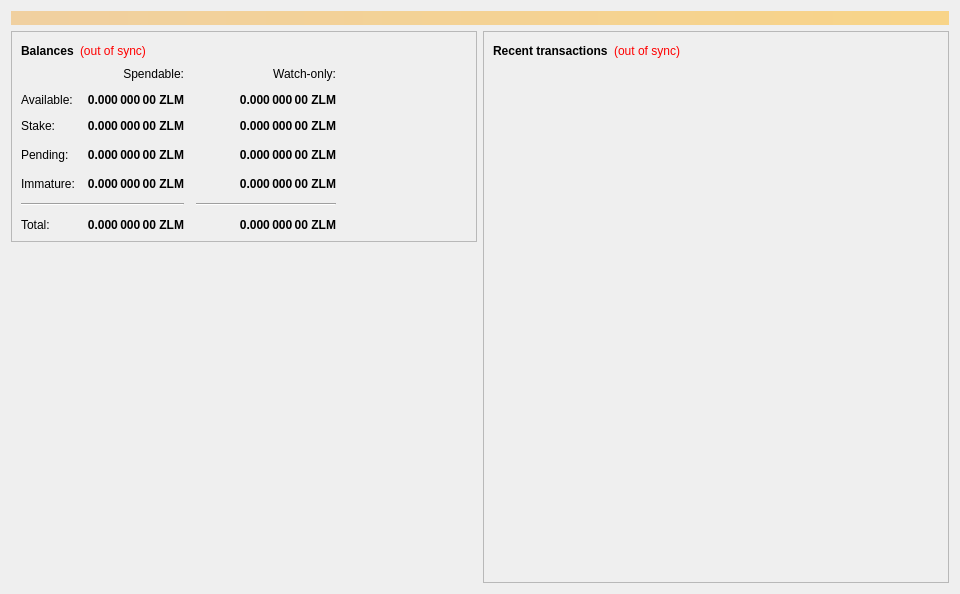
<?xml version="1.0" encoding="UTF-8"?>
<ui version="4.0">
 <class>OverviewPage</class>
 <widget class="QWidget" name="OverviewPage">
  <property name="geometry">
   <rect>
    <x>0</x>
    <y>0</y>
    <width>960</width>
    <height>594</height>
   </rect>
  </property>
  <property name="minimumSize">
   <size>
    <width>960</width>
    <height>0</height>
   </size>
  </property>
  <property name="windowTitle">
   <string>Form</string>
  </property>
  <property name="styleSheet">
   <string notr="true"/>
  </property>
  <layout class="QVBoxLayout" name="topLayout">
   <item>
    <widget class="QLabel" name="labelAlerts">
     <property name="visible">
      <bool>false</bool>
     </property>
     <property name="styleSheet">
      <string notr="true">background-color: qlineargradient(x1: 0, y1: 0, x2: 1, y2: 0, stop:0 #F0D0A0, stop:1 #F8D488); color:#000000;</string>
     </property>
     <property name="wordWrap">
      <bool>true</bool>
     </property>
     <property name="margin">
      <number>3</number>
     </property>
    </widget>
   </item>
   <item>
    <layout class="QHBoxLayout" name="horizontalLayout" stretch="1,1">
     <item>
      <layout class="QVBoxLayout" name="verticalLayout_2">
       <item>
        <widget class="QFrame" name="frame">
         <property name="frameShape">
          <enum>QFrame::StyledPanel</enum>
         </property>
         <property name="frameShadow">
          <enum>QFrame::Raised</enum>
         </property>
         <layout class="QVBoxLayout" name="verticalLayout_4">
          <item>
           <layout class="QHBoxLayout" name="horizontalLayout_4">
            <item>
             <widget class="QLabel" name="label_5">
              <property name="font">
               <font>
                <weight>75</weight>
                <bold>true</bold>
               </font>
              </property>
              <property name="text">
               <string>Balances</string>
              </property>
             </widget>
            </item>
            <item>
             <widget class="QLabel" name="labelWalletStatus">
              <property name="cursor">
               <cursorShape>WhatsThisCursor</cursorShape>
              </property>
              <property name="toolTip">
               <string>The displayed information may be out of date. Your wallet automatically synchronizes with the Zalem-Coin network after a connection is established, but this process has not completed yet.</string>
              </property>
              <property name="styleSheet">
               <string notr="true">QLabel { color: red; }</string>
              </property>
              <property name="text">
               <string notr="true">(out of sync)</string>
              </property>
              <property name="alignment">
               <set>Qt::AlignLeading|Qt::AlignLeft|Qt::AlignVCenter</set>
              </property>
             </widget>
            </item>
            <item>
             <spacer name="horizontalSpacer_3">
              <property name="orientation">
               <enum>Qt::Horizontal</enum>
              </property>
              <property name="sizeHint" stdset="0">
               <size>
                <width>40</width>
                <height>20</height>
               </size>
              </property>
             </spacer>
            </item>
           </layout>
          </item>
          <item>
           <layout class="QGridLayout" name="gridLayout">
            <property name="spacing">
             <number>12</number>
            </property>
            <item row="3" column="2">
             <widget class="QLabel" name="labelWatchPending">
              <property name="font">
               <font>
                <weight>75</weight>
                <bold>true</bold>
               </font>
              </property>
              <property name="cursor">
               <cursorShape>IBeamCursor</cursorShape>
              </property>
              <property name="toolTip">
               <string>Unconfirmed transactions to watch-only addresses</string>
              </property>
              <property name="text">
               <string notr="true">0.000 000 00 ZLM</string>
              </property>
              <property name="alignment">
               <set>Qt::AlignRight|Qt::AlignTrailing|Qt::AlignVCenter</set>
              </property>
              <property name="textInteractionFlags">
               <set>Qt::LinksAccessibleByMouse|Qt::TextSelectableByKeyboard|Qt::TextSelectableByMouse</set>
              </property>
             </widget>
            </item>
            <item row="3" column="1">
             <widget class="QLabel" name="labelUnconfirmed">
              <property name="font">
               <font>
                <weight>75</weight>
                <bold>true</bold>
               </font>
              </property>
              <property name="cursor">
               <cursorShape>IBeamCursor</cursorShape>
              </property>
              <property name="toolTip">
               <string>Total of transactions that have yet to be confirmed, and do not yet count toward the spendable balance</string>
              </property>
              <property name="text">
               <string notr="true">0.000 000 00 ZLM</string>
              </property>
              <property name="alignment">
               <set>Qt::AlignRight|Qt::AlignTrailing|Qt::AlignVCenter</set>
              </property>
              <property name="textInteractionFlags">
               <set>Qt::LinksAccessibleByMouse|Qt::TextSelectableByKeyboard|Qt::TextSelectableByMouse</set>
              </property>
             </widget>
            </item>
            <item row="4" column="2">
             <widget class="QLabel" name="labelWatchImmature">
              <property name="font">
               <font>
                <weight>75</weight>
                <bold>true</bold>
               </font>
              </property>
              <property name="cursor">
               <cursorShape>IBeamCursor</cursorShape>
              </property>
              <property name="toolTip">
               <string>Mined balance in watch-only addresses that has not yet matured</string>
              </property>
              <property name="text">
               <string notr="true">0.000 000 00 ZLM</string>
              </property>
              <property name="alignment">
               <set>Qt::AlignRight|Qt::AlignTrailing|Qt::AlignVCenter</set>
              </property>
              <property name="textInteractionFlags">
               <set>Qt::LinksAccessibleByMouse|Qt::TextSelectableByKeyboard|Qt::TextSelectableByMouse</set>
              </property>
             </widget>
            </item>
            <item row="5" column="0" colspan="2">
             <widget class="Line" name="lineSpendableBalance">
              <property name="sizePolicy">
               <sizepolicy hsizetype="MinimumExpanding" vsizetype="Fixed">
                <horstretch>0</horstretch>
                <verstretch>0</verstretch>
               </sizepolicy>
              </property>
              <property name="orientation">
               <enum>Qt::Horizontal</enum>
              </property>
             </widget>
            </item>
            <item row="5" column="2">
             <widget class="Line" name="lineWatchBalance">
              <property name="sizePolicy">
               <sizepolicy hsizetype="Preferred" vsizetype="Fixed">
                <horstretch>0</horstretch>
                <verstretch>0</verstretch>
               </sizepolicy>
              </property>
              <property name="minimumSize">
               <size>
                <width>140</width>
                <height>0</height>
               </size>
              </property>
              <property name="orientation">
               <enum>Qt::Horizontal</enum>
              </property>
             </widget>
            </item>
            <item row="6" column="0">
             <widget class="QLabel" name="labelTotalText">
              <property name="text">
               <string>Total:</string>
              </property>
             </widget>
            </item>
            <item row="4" column="1">
             <widget class="QLabel" name="labelImmature">
              <property name="font">
               <font>
                <weight>75</weight>
                <bold>true</bold>
               </font>
              </property>
              <property name="cursor">
               <cursorShape>IBeamCursor</cursorShape>
              </property>
              <property name="toolTip">
               <string>Mined balance that has not yet matured</string>
              </property>
              <property name="text">
               <string notr="true">0.000 000 00 ZLM</string>
              </property>
              <property name="alignment">
               <set>Qt::AlignRight|Qt::AlignTrailing|Qt::AlignVCenter</set>
              </property>
              <property name="textInteractionFlags">
               <set>Qt::LinksAccessibleByMouse|Qt::TextSelectableByKeyboard|Qt::TextSelectableByMouse</set>
              </property>
             </widget>
            </item>
            <item row="3" column="3">
             <spacer name="horizontalSpacer_2">
              <property name="orientation">
               <enum>Qt::Horizontal</enum>
              </property>
              <property name="sizeHint" stdset="0">
               <size>
                <width>40</width>
                <height>20</height>
               </size>
              </property>
             </spacer>
            </item>
            <item row="4" column="0">
             <widget class="QLabel" name="labelImmatureText">
              <property name="text">
               <string>Immature:</string>
              </property>
             </widget>
            </item>
            <item row="6" column="1">
             <widget class="QLabel" name="labelTotal">
              <property name="font">
               <font>
                <weight>75</weight>
                <bold>true</bold>
               </font>
              </property>
              <property name="cursor">
               <cursorShape>IBeamCursor</cursorShape>
              </property>
              <property name="toolTip">
               <string>Your current total balance</string>
              </property>
              <property name="text">
               <string notr="true">0.000 000 00 ZLM</string>
              </property>
              <property name="alignment">
               <set>Qt::AlignRight|Qt::AlignTrailing|Qt::AlignVCenter</set>
              </property>
              <property name="textInteractionFlags">
               <set>Qt::LinksAccessibleByMouse|Qt::TextSelectableByKeyboard|Qt::TextSelectableByMouse</set>
              </property>
             </widget>
            </item>
            <item row="6" column="2">
             <widget class="QLabel" name="labelWatchTotal">
              <property name="font">
               <font>
                <weight>75</weight>
                <bold>true</bold>
               </font>
              </property>
              <property name="cursor">
               <cursorShape>IBeamCursor</cursorShape>
              </property>
              <property name="toolTip">
               <string>Current total balance in watch-only addresses</string>
              </property>
              <property name="text">
               <string notr="true">0.000 000 00 ZLM</string>
              </property>
              <property name="alignment">
               <set>Qt::AlignRight|Qt::AlignTrailing|Qt::AlignVCenter</set>
              </property>
              <property name="textInteractionFlags">
               <set>Qt::LinksAccessibleByMouse|Qt::TextSelectableByKeyboard|Qt::TextSelectableByMouse</set>
              </property>
             </widget>
            </item>
            <item row="0" column="2">
             <widget class="QLabel" name="labelWatchonly">
              <property name="text">
               <string>Watch-only:</string>
              </property>
              <property name="alignment">
               <set>Qt::AlignRight|Qt::AlignTrailing|Qt::AlignVCenter</set>
              </property>
             </widget>
            </item>
            <item row="1" column="0">
             <widget class="QLabel" name="labelBalanceText">
              <property name="text">
               <string>Available:</string>
              </property>
             </widget>
            </item>
            <item row="1" column="1">
             <widget class="QLabel" name="labelBalance">
              <property name="font">
               <font>
                <weight>75</weight>
                <bold>true</bold>
               </font>
              </property>
              <property name="cursor">
               <cursorShape>IBeamCursor</cursorShape>
              </property>
              <property name="toolTip">
               <string>Your current spendable balance</string>
              </property>
              <property name="text">
               <string notr="true">0.000 000 00 ZLM</string>
              </property>
              <property name="alignment">
               <set>Qt::AlignRight|Qt::AlignTrailing|Qt::AlignVCenter</set>
              </property>
              <property name="textInteractionFlags">
               <set>Qt::LinksAccessibleByMouse|Qt::TextSelectableByKeyboard|Qt::TextSelectableByMouse</set>
              </property>
             </widget>
            </item>
            <item row="2" column="0">
             <widget class="QLabel" name="label_10">
              <property name="text">
               <string>Stake:</string>
              </property>
             </widget>
            </item>
            <item row="2" column="1">
             <widget class="QLabel" name="labelStake">
              <property name="font">
               <font>
                <weight>75</weight>
                <bold>true</bold>
               </font>
              </property>
              <property name="cursor">
               <cursorShape>IBeamCursor</cursorShape>
              </property>
              <property name="toolTip">
               <string>Total of coins that was staked, and do not yet count toward the current balance</string>
              </property>
              <property name="text">
               <string notr="true">0.000 000 00 ZLM</string>
              </property>
              <property name="alignment">
               <set>Qt::AlignRight|Qt::AlignTrailing|Qt::AlignVCenter</set>
              </property>
              <property name="textInteractionFlags">
               <set>Qt::LinksAccessibleByMouse|Qt::TextSelectableByKeyboard|Qt::TextSelectableByMouse</set>
              </property>
             </widget>
            </item>
            <item row="2" column="2">
             <widget class="QLabel" name="labelWatchStake">
              <property name="font">
               <font>
                <weight>75</weight>
                <bold>true</bold>
               </font>
              </property>
              <property name="cursor">
               <cursorShape>IBeamCursor</cursorShape>
              </property>
              <property name="toolTip">
               <string>Total of coins that was staked in watch-only addresses, and do not yet count toward the current watch-only balance</string>
              </property>
              <property name="text">
               <string notr="true">0.000 000 00 ZLM</string>
              </property>
              <property name="alignment">
               <set>Qt::AlignRight|Qt::AlignTrailing|Qt::AlignVCenter</set>
              </property>
              <property name="textInteractionFlags">
               <set>Qt::LinksAccessibleByMouse|Qt::TextSelectableByKeyboard|Qt::TextSelectableByMouse</set>
              </property>
             </widget>
            </item>
            <item row="1" column="2">
             <widget class="QLabel" name="labelWatchAvailable">
              <property name="font">
               <font>
                <weight>75</weight>
                <bold>true</bold>
               </font>
              </property>
              <property name="cursor">
               <cursorShape>IBeamCursor</cursorShape>
              </property>
              <property name="toolTip">
               <string>Your current balance in watch-only addresses</string>
              </property>
              <property name="text">
               <string notr="true">0.000 000 00 ZLM</string>
              </property>
              <property name="alignment">
               <set>Qt::AlignRight|Qt::AlignTrailing|Qt::AlignVCenter</set>
              </property>
              <property name="textInteractionFlags">
               <set>Qt::LinksAccessibleByMouse|Qt::TextSelectableByKeyboard|Qt::TextSelectableByMouse</set>
              </property>
             </widget>
            </item>
            <item row="3" column="0">
             <widget class="QLabel" name="labelPendingText">
              <property name="text">
               <string>Pending:</string>
              </property>
             </widget>
            </item>
            <item row="0" column="1">
             <widget class="QLabel" name="labelSpendable">
              <property name="text">
               <string>Spendable:</string>
              </property>
              <property name="alignment">
               <set>Qt::AlignRight|Qt::AlignTrailing|Qt::AlignVCenter</set>
              </property>
             </widget>
            </item>
           </layout>
          </item>
         </layout>
        </widget>
       </item>
       <item>
        <spacer name="verticalSpacer">
         <property name="orientation">
          <enum>Qt::Vertical</enum>
         </property>
         <property name="sizeHint" stdset="0">
          <size>
           <width>20</width>
           <height>40</height>
          </size>
         </property>
        </spacer>
       </item>
      </layout>
     </item>
     <item>
      <layout class="QVBoxLayout" name="verticalLayout_3">
       <item>
        <widget class="QFrame" name="frame_2">
         <property name="frameShape">
          <enum>QFrame::StyledPanel</enum>
         </property>
         <property name="frameShadow">
          <enum>QFrame::Raised</enum>
         </property>
         <layout class="QVBoxLayout" name="verticalLayout">
          <item>
           <layout class="QHBoxLayout" name="horizontalLayout_2">
            <item>
             <widget class="QLabel" name="label_4">
              <property name="font">
               <font>
                <weight>75</weight>
                <bold>true</bold>
               </font>
              </property>
              <property name="text">
               <string>Recent transactions</string>
              </property>
             </widget>
            </item>
            <item>
             <widget class="QLabel" name="labelTransactionsStatus">
              <property name="cursor">
               <cursorShape>WhatsThisCursor</cursorShape>
              </property>
              <property name="toolTip">
               <string>The displayed information may be out of date. Your wallet automatically synchronizes with the Zalem-Coin network after a connection is established, but this process has not completed yet.</string>
              </property>
              <property name="styleSheet">
               <string notr="true">QLabel { color: red; }</string>
              </property>
              <property name="text">
               <string notr="true">(out of sync)</string>
              </property>
              <property name="alignment">
               <set>Qt::AlignRight|Qt::AlignTrailing|Qt::AlignVCenter</set>
              </property>
             </widget>
            </item>
            <item>
             <spacer name="horizontalSpacer">
              <property name="orientation">
               <enum>Qt::Horizontal</enum>
              </property>
              <property name="sizeHint" stdset="0">
               <size>
                <width>40</width>
                <height>20</height>
               </size>
              </property>
             </spacer>
            </item>
           </layout>
          </item>
          <item>
           <widget class="QListView" name="listTransactions">
            <property name="styleSheet">
             <string notr="true">QListView { background: transparent; }</string>
            </property>
            <property name="frameShape">
             <enum>QFrame::NoFrame</enum>
            </property>
            <property name="verticalScrollBarPolicy">
             <enum>Qt::ScrollBarAlwaysOff</enum>
            </property>
            <property name="horizontalScrollBarPolicy">
             <enum>Qt::ScrollBarAlwaysOff</enum>
            </property>
            <property name="selectionMode">
             <enum>QAbstractItemView::NoSelection</enum>
            </property>
           </widget>
          </item>
         </layout>
        </widget>
       </item>
      </layout>
     </item>
    </layout>
   </item>
  </layout>
 </widget>
 <resources/>
 <connections/>
</ui>
